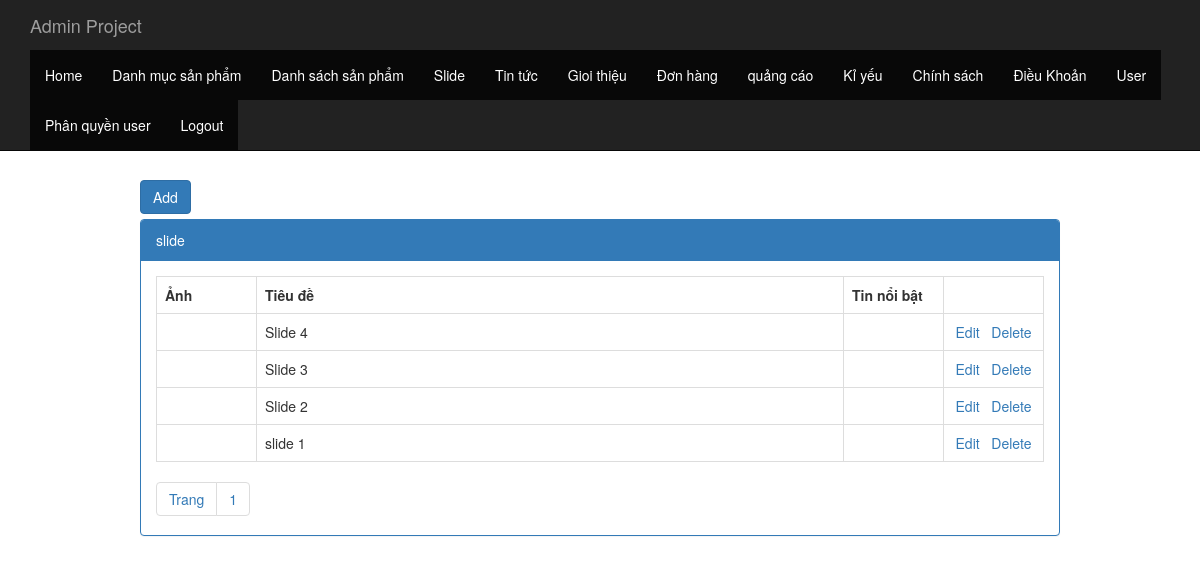
Screenshot of /quan-li-web?controller=slide (signed in) with the database file from the repository.
### tables this page shows
CREATE TABLE `tbl_slide` (
  `pk_slide_id` int(11) NOT NULL,
  `c_name` varchar(200) NOT NULL,
  `c_img` varchar(1000) NOT NULL
);

### controller/backend/controller_slide.php (called while the page is built, shortened)
<?php
	class controller_slide extends controller{
		public function __construct(){
			$record_per_page = 20;
			$total_record = $this->model->num_rows("select * from tbl_slide");
			$num_page = ceil($total_record/$record_per_page);
			$p = isset($_GET["p"])&&$_GET["p"]>0?($_GET["p"]-1):0;
			$from = $p*$record_per_page;
			$arr = $this->model->fetch("select * from tbl_slide order by pk_slide_id desc limit $from,$record_per_page");
			include "view/backend/view_slide.php";
		}
	}
	new controller_slide();
 ?>

### application/controller.php (called while the page is built, shortened)
<?php
	class controller{
		public function __construct(){
			$this->model = new model();
		}
	}
?>

### application/model.php (called while the page is built, shortened)
<?php
	$conn = mysqli_connect($hostname,$username,$password,$database);
	mysqli_set_charset($conn,"UTF8");
	class model{
		public function fetch($sql){
			global $conn;
			$result = mysqli_query($conn,$sql);
			$arr = array();
			while($rows = mysqli_fetch_object($result))
				$arr[] = $rows;
			return $arr;
		}
		public function num_rows($sql){
			global $conn;
			$result = mysqli_query($conn,$sql);
			return mysqli_num_rows($result);
		}
	}
 ?>

### view/backend/view_slide.php (the view, shortened to what this page needs)
<div class="col-md-10 col-md-offset-1">
	<div style="margin-bottom: 5px;"><a href="admin.php?controller=add_edit_slide&act=add" class="btn btn-primary">Add</a></div>
	<div class="panel panel-primary">
		<div class="panel-heading">slide</div>
		<div class="panel-body">
			<table class="table table-hover table-bordered">
				<tr>
					<th style="width: 100px;">Ảnh</th>
					<th>Tiêu đề</th>
					<th style="width: 100px;">Tin nổi bật</th>
					<th style="width: 100px;"></th>
				</tr>
				<?php
					foreach($arr as $rows)
					{
				 ?>
				<tr>
					<td style="text-align: center;">
					</td>
					<td><?php echo $rows->c_name; ?></td>
					<td style="text-align: center;">
					</td>
					<td style="text-align: center;">
						<a href="admin.php?controller=add_edit_slide&act=edit&id=<?php echo $rows->pk_slide_id; ?>">Edit</a>&nbsp;&nbsp;
						<a href="admin.php?controller=slide&act=delete&id=<?php echo $rows->pk_slide_id; ?>">Delete</a>
					</td>
				</tr>
				<?php } ?>
			</table>
			<ul class="pagination" style="padding:0px; margin:0px;">
				<li><a href="#">Trang</a></li>
				<?php
					for($i = 1; $i <= $num_page; $i++)
					{
				 ?>
				<li><a href="admin.php?controller=slide&p=<?php echo $i; ?>"><?php echo $i; ?></a></li>
				<?php } ?>
			</ul>
		</div>
	</div>
</div>

### rows the page displays
tbl_slide: c_name "Slide 4"
tbl_slide: c_name "Slide 3"
tbl_slide: c_name "Slide 2"
tbl_slide: c_name "slide 1"
